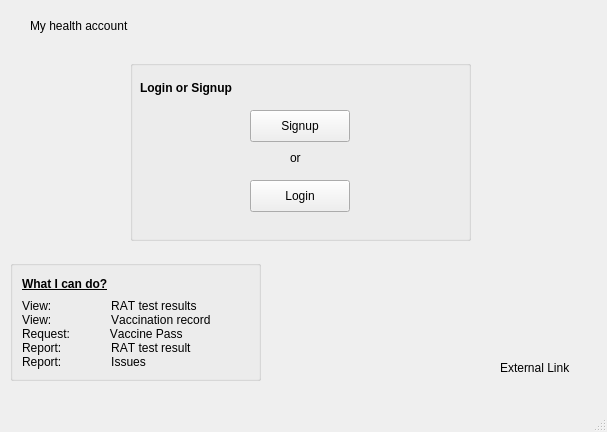
<?xml version="1.0" encoding="UTF-8"?>
<ui version="4.0">
 <class>LandingPage</class>
 <widget class="QMainWindow" name="LandingPage">
  <property name="geometry">
   <rect>
    <x>0</x>
    <y>0</y>
    <width>607</width>
    <height>432</height>
   </rect>
  </property>
  <property name="font">
   <font>
    <kerning>false</kerning>
   </font>
  </property>
  <property name="windowTitle">
   <string>MainWindow</string>
  </property>
  <widget class="QWidget" name="centralwidget">
   <widget class="QLabel" name="label">
    <property name="geometry">
     <rect>
      <x>30</x>
      <y>10</y>
      <width>201</width>
      <height>31</height>
     </rect>
    </property>
    <property name="styleSheet">
     <string notr="true">font: 24pt &quot;.AppleSystemUIFont&quot;;</string>
    </property>
    <property name="text">
     <string>My health account </string>
    </property>
   </widget>
   <widget class="QGroupBox" name="groupBox">
    <property name="geometry">
     <rect>
      <x>130</x>
      <y>60</y>
      <width>341</width>
      <height>181</height>
     </rect>
    </property>
    <property name="title">
     <string/>
    </property>
    <widget class="QLabel" name="label_2">
     <property name="geometry">
      <rect>
       <x>10</x>
       <y>20</y>
       <width>101</width>
       <height>16</height>
      </rect>
     </property>
     <property name="font">
      <font>
       <bold>true</bold>
       <kerning>false</kerning>
      </font>
     </property>
     <property name="text">
      <string>Login or Signup </string>
     </property>
    </widget>
    <widget class="QPushButton" name="pushButtonSignup">
     <property name="geometry">
      <rect>
       <x>120</x>
       <y>50</y>
       <width>100</width>
       <height>32</height>
      </rect>
     </property>
     <property name="toolTip">
      <string>ToolTip</string>
     </property>
     <property name="text">
      <string>Signup</string>
     </property>
    </widget>
    <widget class="QPushButton" name="pushButtonLogin">
     <property name="geometry">
      <rect>
       <x>120</x>
       <y>120</y>
       <width>100</width>
       <height>32</height>
      </rect>
     </property>
     <property name="text">
      <string>Login</string>
     </property>
    </widget>
    <widget class="QLabel" name="label_3">
     <property name="geometry">
      <rect>
       <x>160</x>
       <y>90</y>
       <width>51</width>
       <height>16</height>
      </rect>
     </property>
     <property name="text">
      <string>or</string>
     </property>
    </widget>
   </widget>
   <widget class="QLabel" name="labelLink">
    <property name="geometry">
     <rect>
      <x>500</x>
      <y>360</y>
      <width>101</width>
      <height>16</height>
     </rect>
    </property>
    <property name="text">
     <string>External Link</string>
    </property>
   </widget>
   <widget class="QGroupBox" name="groupBox_2">
    <property name="geometry">
     <rect>
      <x>10</x>
      <y>260</y>
      <width>251</width>
      <height>121</height>
     </rect>
    </property>
    <property name="title">
     <string/>
    </property>
    <layout class="QVBoxLayout" name="verticalLayout">
     <item>
      <widget class="QLabel" name="label_4">
       <property name="font">
        <font>
         <bold>true</bold>
         <underline>true</underline>
         <kerning>false</kerning>
        </font>
       </property>
       <property name="text">
        <string>What I can do?</string>
       </property>
      </widget>
     </item>
     <item>
      <widget class="QLabel" name="label_5">
       <property name="styleSheet">
        <string notr="true">font: 11pt &quot;.AppleSystemUIFont&quot;;</string>
       </property>
       <property name="text">
        <string>View:                  RAT test results
View:                  Vaccination record
Request:            Vaccine Pass
Report:               RAT test result
Report:               Issues</string>
       </property>
      </widget>
     </item>
    </layout>
   </widget>
  </widget>
  <widget class="QMenuBar" name="menubar">
   <property name="geometry">
    <rect>
     <x>0</x>
     <y>0</y>
     <width>607</width>
     <height>22</height>
    </rect>
   </property>
  </widget>
  <widget class="QStatusBar" name="statusbar"/>
 </widget>
 <resources/>
 <connections/>
</ui>
